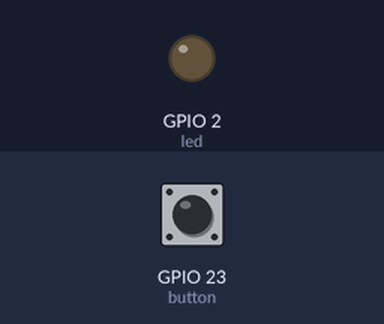
A program run on a simulated ESP32 board running MicroPython. On the bench: output pins drawn as LEDs (lit = HIGH). Inputs (shaded band) come from the test bench; at power-on: GPIO 23 (button) HIGH. What the program prints to the serial console is not drawn.

Above: at 1.2 s.
1.3 s: GPIO 23 (button) pulled LOW for 0.15 s
At 2.3 s:
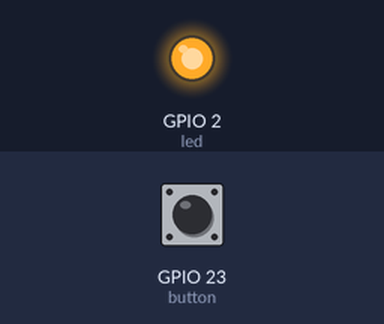
2.9 s: GPIO 23 (button) pulled LOW for 1 s
At 3.5 s:
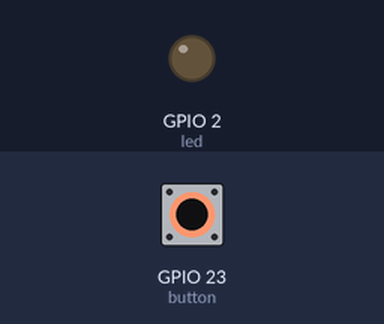
5.4 s: GPIO 23 (button) pulled LOW for 3.2 s
At 6.6 s:
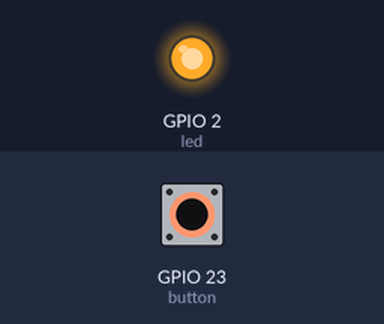
Timing chart, 0 to 8.4 s (numbered marks = the images above; inputs shaded):
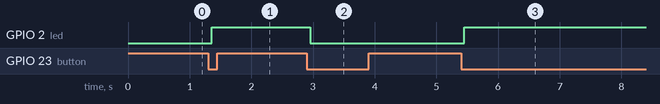

Measured:
- after the input at 1.3 s, GPIO 2 (led): LOW → HIGH after 0.05 s
- after the input at 2.9 s, GPIO 2 (led): HIGH → LOW after 0.05 s
- after the input at 5.4 s, GPIO 2 (led): LOW → HIGH after 0.05 s

The program:

01-1.py
```python
# ----------------------------------------------------------------------
# 實驗 #1-1：按鈕觸發 LED 亮滅切換
#
# 說明：
# 每當按鈕被按下一次，就切換內建 LED 的狀態（亮→滅 或 滅→亮）。
# 這個程式使用了「輪詢 (Polling)」與「延時去抖動 (Debouncing)」的方法來偵測按鈕。
#
# 硬體：
# - ESP32 開發板
# - 按鈕接到 GPIO23 與 GND
# - 內建 LED 在 GPIO2
#
# 執行方式：
# 將此程式碼儲存到 ESP32 上 (例如命名為 main.py)，
# 然後按下板上的 RST 按鈕或在 Thonny 中點擊 "執行目前腳本"。
# 按下外接的按鈕，觀察 Thonny Shell/REPL 的輸出與板上 LED 的變化。
# ----------------------------------------------------------------------

# 導入所需的模組
import machine
import time

# --- 1. 硬體初始化 ---

# 初始化 LED 接腳 (GPIO2) 為輸出模式
# ESP32 DevKitC 上的內建藍色 LED 通常位於 GPIO2
led = machine.Pin(2, machine.Pin.OUT)

# 初始化按鈕接腳 (GPIO23) 為輸入模式，並啟用內部上拉電阻
# Pin.PULL_UP: 當按鈕未按下時，接腳電位為高電位 (1)；
#              當按鈕按下時 (接腳被連接到GND)，接腳電位為低電位 (0)。
button = machine.Pin(23, machine.Pin.IN, machine.Pin.PULL_UP)

# --- 2. 主迴圈 ---
print("程式已啟動，請按下按鈕來切換 LED 狀態...")

# 建立一個無限迴圈來持續偵測按鈕狀態
while True:
    # 檢查按鈕是否被按下 (讀取到的值為 0)
    if button.value() == 0:
        # --- 按鈕去抖動 (Debouncing) ---
        # 物理按鈕在按下和放開的瞬間，接點會快速彈跳，
        # 導致在極短時間內產生多次訊號變化。
        # 為了避免一次按壓被誤判為多次，我們加入一個短暫延遲。
        time.sleep_ms(50) # 延遲 50 毫秒

        # 延遲後再次確認按鈕是否仍然被按下，以確保這不是雜訊
        if button.value() == 0:
            # --- 切換 LED 狀態 ---
            # led.value() 會讀取目前 LED 的狀態 (1 代表亮, 0 代表滅)
            # not led.value() 會將其反轉 (1 -> 0, 0 -> 1)
            # 然後我們將反轉後的值寫回給 LED
            led.value(not led.value())

            # 在 Thonny 的互動環境 (Shell/REPL) 中印出目前狀態
            if led.value() == 1:
                print("按鈕按下！ -> LED [亮]")
            else:
                print("按鈕按下！ -> LED [滅]")

            # --- 等待按鈕釋放 ---
            # 這是非常重要的一步！
            # 如果沒有這個迴圈，當你一直按住按鈕時，
            # 主程式會不斷地快速切換 LED 狀態，造成閃爍。
            # 這個迴圈會卡在這裡，直到你放開按鈕 (button.value() 變回 1)。
            while button.value() == 0:
                pass # 什麼都不做，只是空等

    # 稍微延遲一下，降低 CPU 使用率，但這個延遲可以很短或省略
    time.sleep_ms(10)
```
